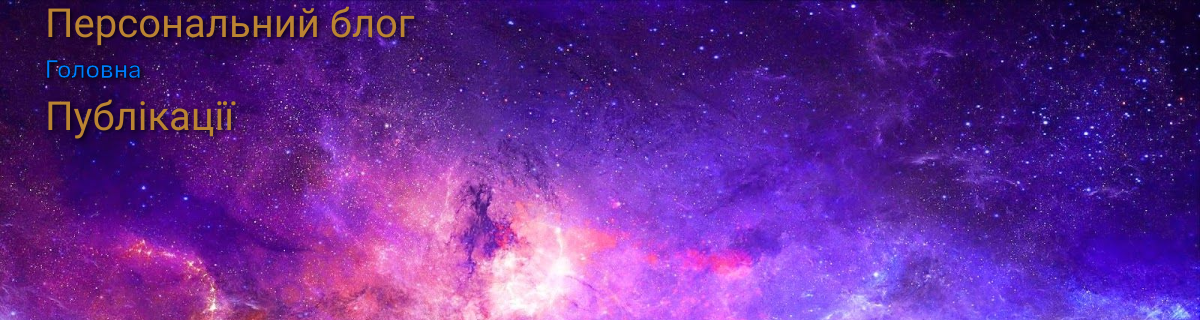
The app's page /articles/category/science, older data.
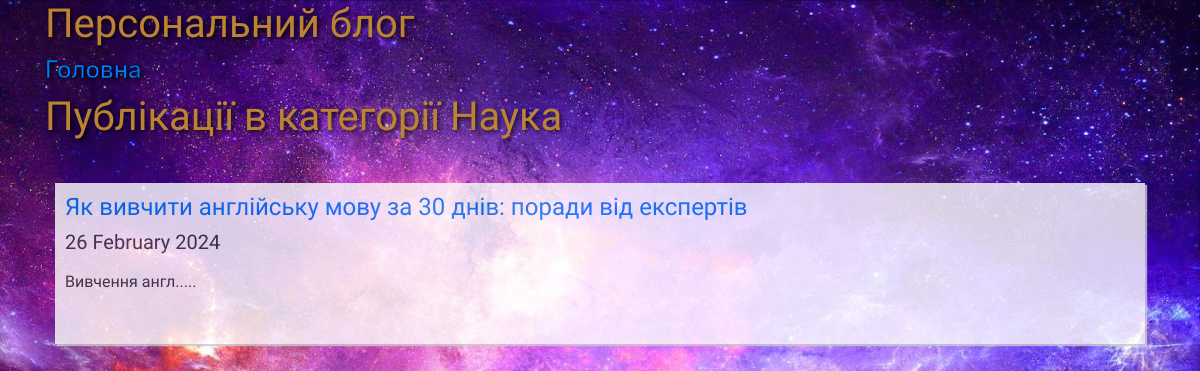
The same page, newer data.
### app_blog/models.py (models this page shows, shortened)
class Category(models.Model):
    category = models.CharField(u'Категорія',
                                max_length=250, help_text=u'Максимум 250 символів')
    slug = models.SlugField(u'Слаг')
    objects = models.Manager()
    class Meta:
        verbose_name = u'Категорія для публікації'
        verbose_name_plural = u'Категорії для публікацій'

class Article(models.Model):
    title = models.CharField(
        u'Заголовок', max_length=250,
        help_text=u'Максимум 250 символів')
    description = models.TextField(
        blank=True, verbose_name=u'Опис')
    pub_date = models.DateTimeField(
        u'Дата публікації', default=timezone.now)
    slug = models.SlugField(
        u'Слаг', unique_for_date='pub_date')
    main_page = models.BooleanField(
        u'Головна', default=False,
        help_text=u'Показувати на головній сторінці')
    category = models.ForeignKey(
        Category, related_name='articles', blank=True, null=True,
        verbose_name=u'Категорія', on_delete=models.CASCADE)
    objects = models.Manager()
    class Meta:
        ordering = ['-pub_date']
        verbose_name = u'Стаття'
        verbose_name_plural = u'Статті'
    def get_absolute_url(self):
        try:
            url = reverse('news-detail', kwargs={
                'year': self.pub_date.strftime("%Y"),
                'month': self.pub_date.strftime("%m"),
                'day': self.pub_date.strftime("%d"),
                'slug': self.slug,
            })
        except:
            url = "/"
        return url

### app_blog/views.py (the view)
# urls.py: path(r'articles/category/<slug:slug>', ArticleCategoryList.as_view(), name='articles-category-list'),
class ArticleCategoryList(ArticleList):
    def get_queryset(self, *args, **kwargs):
        articles = Article.objects.filter(
            category__slug__in=[self.kwargs['slug']]).distinct()
        return articles

### app_blog/views.py (called while the page is built)
    def get_context_data(self, *args, **kwargs):
        context = super(ArticleList, self).get_context_data(*args, **kwargs)
        try:
            context['category'] = Category.objects.get(
                slug=self.kwargs.get('slug'))
        except Exception:
            context['category'] = None
        return context

### app_blog/templates/articles_list.html (shortened to what this page needs)
{% extends "base.html" %}
{% load static %}
{% block content %}{% endblock %}

Row changes from the older to the newer data that the page shows:
now on this page (row edited): Category: category.description "Головна Публікації в категорії Наука Як вивчити англійську мову за 30 днів: поради від експертів 26 February 2024 Вивчення англ....."
Text that changed along with them:
text no longer shown: "Головна Публікації"
